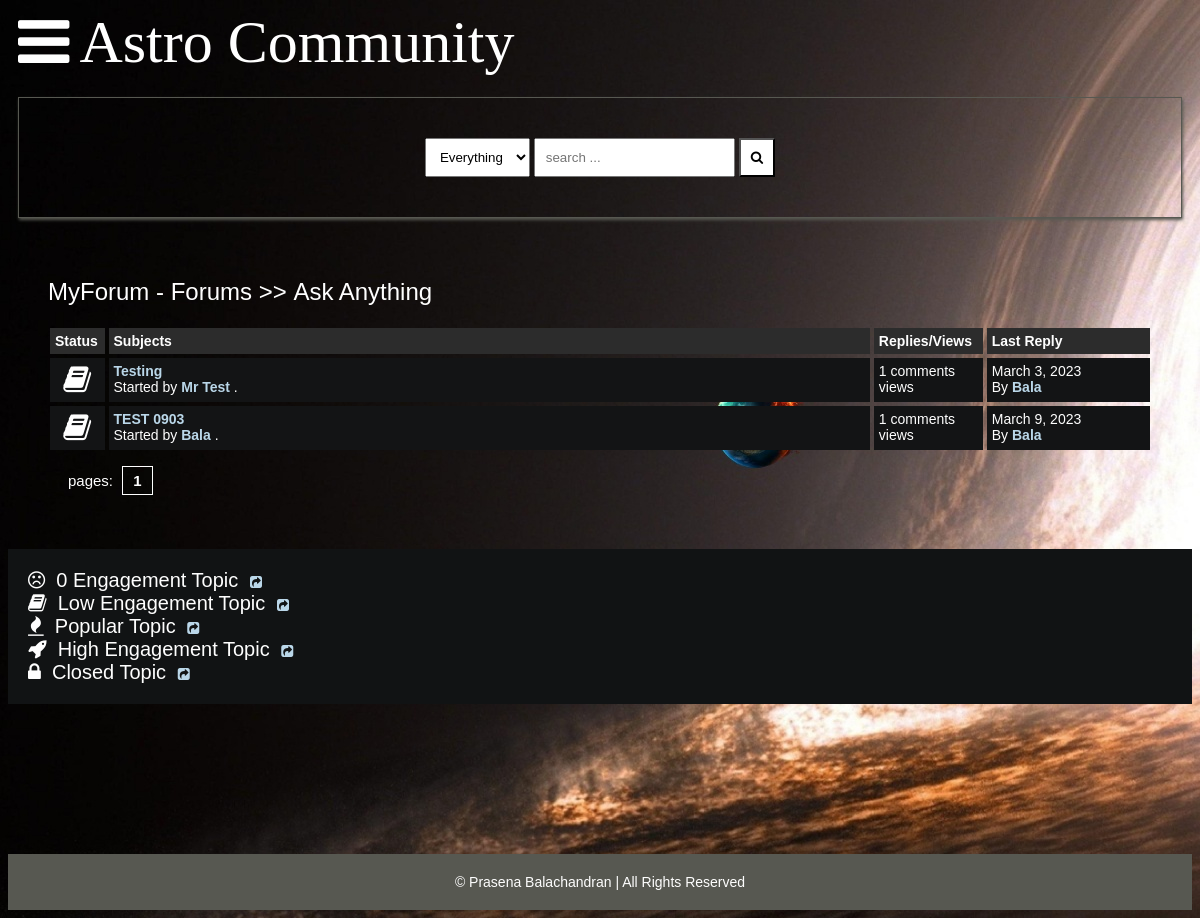
The app's page /posts/ask-anything/ with its own data.
### main/models.py (models this page shows, shortened)
class Category(models.Model):
    title = models.CharField(max_length=50)
    slug = models.SlugField(max_length=400, unique=True, blank=True)
    description = models.TextField(default="description")
    class Meta:
        verbose_name_plural = "categories"
    def get_url(self):
        return reverse("posts", kwargs={"slug": self.slug})

class Post(models.Model):
    title = models.CharField(max_length=400)
    slug = models.SlugField(max_length=400, unique=True, blank=True)
    user = models.ForeignKey(Author, on_delete=models.CASCADE)
    content = HTMLField()
    categories = models.ManyToManyField(Category)
    date = models.DateTimeField(auto_now_add=True)
    approved = models.BooleanField(default=False)
    hit_count_generic = GenericRelation(
        HitCount,
        object_id_field="object_pk",
        related_query_name="hit_count_generic_relation",
    )
    tags = TaggableManager()
    comments = models.ManyToManyField(Comment, blank=True)
    closed = models.BooleanField(default=False)
    state = models.CharField(max_length=40, default="zero")
    def get_url(self):
        return reverse("detail", kwargs={"slug": self.slug})
    @property
    def num_comments(self):
        return self.comments.count()
    @property
    def last_reply(self):
        return self.comments.latest("date")

class Author(models.Model):
    user = models.ForeignKey(User, on_delete=models.CASCADE)
    fullname = models.CharField(max_length=40, blank=True)
    slug = slug = models.SlugField(max_length=400, unique=True, blank=True)
    bio = HTMLField()
    points = models.IntegerField(default=0)
    profile_pic = ResizedImageField(
        size=[50, 80],
        quality=100,
        upload_to="authors",
        default=None,
        null=True,
        blank=True,
    )

class Comment(models.Model):
    user = models.ForeignKey(Author, on_delete=models.CASCADE)
    content = models.TextField()
    date = models.DateTimeField(auto_now_add=True)
    replies = models.ManyToManyField(Reply, blank=True)

### main/views.py (the view)
# urls.py: path("posts/<slug>/", posts, name="posts"),
def posts(request, slug):
    category = get_object_or_404(Category, slug=slug)
    posts = Post.objects.filter(approved=True, categories=category)
    paginator = Paginator(posts, 5)
    page = request.GET.get("page")
    try:
        posts = paginator.page(page)
    except PageNotAnInteger:
        posts = paginator.page(1)
    except EmptyPage:
        posts = paginator.page(paginator.num_pages)
    context = {
        "posts": posts,
        "forum": category,
        "title": "ASTRO: Posts"
    }
    return render(request, "posts.html", context)

### main/context_processors.py (called while the page is built, shortened)
def searchFunction(request):
    search_context = {}
    posts = Post.objects.all()
    return search_context

### templates/posts.html
{% extends 'base.html' %} {% load hitcount_tags %} {% block content %}
<div class="container">
	<div class="navigate">
		<span><a href="{% url 'home' %}">MyForum - Forums</a> >> <a href="{{forum.get_url}}">{{forum.title}}</a></span>
	</div>
	<div class="posts-table">
		<div class="table-head">
			<div class="status">Status</div>
			<div class="subjects">Subjects</div>
			<div class="replies">Replies/Views</div>
			<div class="last-reply">Last Reply</div>
		</div>
		{% for post in posts %}
		<div class="table-row">
			{% if post.closed == True %}
			<div class="status"><i class="fa fa-lock"></i></div>
			{% elif post.num_comments == 0 %}
			<div class="status"><i class="fa fa-frown-o"></i></div>
			{% elif post.num_comments > 0 and post.num_comments < 2 %}
			<div class="status"><i class="fa fa-book"></i></div>
			{% elif post.num_comments > 2 and post.num_comments < 4 %}
			<div class="status"><i class="fa fa-rocket"></i></div>
			{% elif post.num_comments >= 4 %}
			<div class="status"><i class="fa fa-fire"></i></div>
			{% endif %}
			<div class="subjects">
				<a href="{{post.get_url}}">{{post.title}}</a>
				<br >
				<span>
					Started by <b><a href="">{{post.user.fullname|title}}</a></b> .
				</span>
			</div>
			<div class="replies">
				{{post.num_comments}} comments <br >
				{% get_hit_count for post %} views
			</div>
			<div class="last-reply">
				{{post.last_reply.date|date}}
				<br />
				By <b><a href="">{{post.last_reply.user.fullname|title}}</a></b>
			</div>
		</div>
		{% endfor %}
	</div>
	<div class="pagination">pages: {% for num_page in posts.paginator.page_range %} <a href="?page={{num_page}}">{{num_page}}</a> {% endfor %}</div>
</div>
<div class="note">
	<span><i class="fa fa-frown-o"></i>&nbsp; 0 Engagement Topic</span>&nbsp;&nbsp;&nbsp;<a href=""><i class="fa fa-share-square"></i></a><br >
	<span><i class="fa fa-book"></i>&nbsp; Low Engagement Topic</span>&nbsp;&nbsp;&nbsp;<a href=""><i class="fa fa-share-square"></i></a><br >
	<span><i class="fa fa-fire"></i>&nbsp; Popular Topic</span>&nbsp;&nbsp;&nbsp;<a href=""><i class="fa fa-share-square"></i></a><br >
	<span><i class="fa fa-rocket"></i>&nbsp; High Engagement Topic</span>&nbsp;&nbsp;&nbsp;<a href=""><i class="fa fa-share-square"></i></a><br >
	<span><i class="fa fa-lock"></i>&nbsp; Closed Topic</span>&nbsp;&nbsp;&nbsp;<a href=""><i class="fa fa-share-square"></i></a><br >
</div>
{% endblock content %}

### static/assets/css/style.css (style rules this page uses)
:root { background-image: url("../images/blackhole.jpg"); background-color: #cccccc; }
* { box-sizing: border-box; }
html { font-size: 14px; font-family: 'Titillium Web', sans-serif; background-color:rgb(0,0,0); color:#FEFEFE; }
a { color:#BAD7E9; font-weight: bolder; text-decoration: none; }
.container { margin: 20px; padding: 20px; }
.table-head { display: flex; }
.table-head div { padding: 5px; margin: 2px; background-color: #2C2C2C; font-weight: bold; }
.table-head .status { flex: 5%; }
.table-head .subjects { flex: 70%; }
.table-head .replies { flex: 10%; }
.table-head .last-reply { flex: 15%; }
.table-row { display: flex; }
.table-row .status, .table-row .subjects, .table-row .replies, .table-row .last-reply { padding: 5px; margin: 2px; background-color: #131415; }
.table-row .status { flex: 5%; font-size: 30px; text-align: center; }
.table-row .subjects { flex: 70%; }
.table-row .replies { flex: 10%; }
.table-row .last-reply { flex: 15%; }
.navigate { margin-block: 20px; font-weight: lighter; font-size: 24px; }
.navigate a { color: #fff; }
.pagination { padding: 20px; font-size: 15px; }
.pagination a { color: #fff; margin-inline: 5px; padding: 5px 10px; border: solid 0.5px #fff; }
.note { background-color:#111314; padding: 20px; display: block; }
.note span { font-size: 20px; margin-block: 5px; }

### records on screen
Category: title "Ask Anything"
Post: closed False (drawn), title "Testing", user.fullname "Mr Test", num_comments "1", last_reply "March 3, 2023", last_reply.user.fullname "Bala"
Post: closed False (drawn), title "TEST 0903", user.fullname "Bala", num_comments "1", last_reply "March 9, 2023", last_reply.user.fullname "Bala"

### other values on screen
{{ num_page }} "1"
